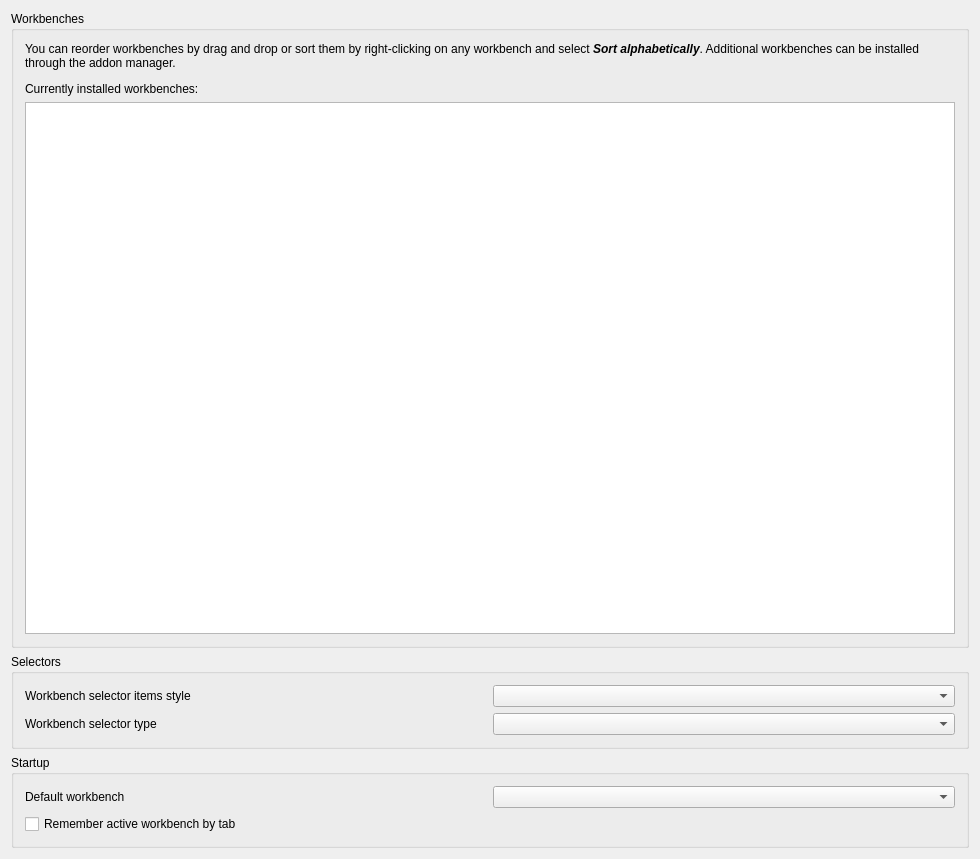
<?xml version="1.0" encoding="UTF-8"?>
<ui version="4.0">
 <class>Gui::Dialog::DlgSettingsWorkbenches</class>
 <widget class="QWidget" name="Gui::Dialog::DlgSettingsWorkbenches">
  <property name="geometry">
   <rect>
    <x>0</x>
    <y>0</y>
    <width>980</width>
    <height>859</height>
   </rect>
  </property>
  <property name="windowTitle">
   <string>Available Workbenches</string>
  </property>
  <layout class="QVBoxLayout" name="verticalLayout_3">
   <item>
    <widget class="QGroupBox" name="groupBox">
     <property name="title">
      <string>Workbenches</string>
     </property>
     <layout class="QVBoxLayout" name="verticalLayout_4">
      <item>
       <widget class="QLabel" name="noteLabel">
        <property name="sizePolicy">
         <sizepolicy hsizetype="Preferred" vsizetype="Preferred">
          <horstretch>0</horstretch>
          <verstretch>0</verstretch>
         </sizepolicy>
        </property>
        <property name="minimumSize">
         <size>
          <width>0</width>
          <height>50</height>
         </size>
        </property>
        <property name="text">
         <string>&lt;html&gt;&lt;head/&gt;&lt;body&gt;&lt;p&gt;You can reorder workbenches by drag and drop or sort them by right-clicking on any workbench and select &lt;span style=&quot;  font-weight:600; font-style:italic;&quot;&gt;Sort alphabetically&lt;/span&gt;. Additional workbenches can be installed through the addon manager.&lt;/p&gt;&lt;p&gt;
Currently installed workbenches:&lt;/p&gt;&lt;/body&gt;&lt;/html&gt;</string>
        </property>
        <property name="wordWrap">
         <bool>true</bool>
        </property>
       </widget>
      </item>
      <item>
       <widget class="ListWidgetDragBugFix" name="wbList"/>
      </item>
     </layout>
    </widget>
   </item>
   <item>
    <widget class="QGroupBox" name="groupBox_3">
     <property name="title">
      <string>Selectors</string>
     </property>
     <layout class="QVBoxLayout" name="verticalLayout">
      <item>
       <layout class="QHBoxLayout">
        <property name="spacing">
         <number>6</number>
        </property>
        <property name="leftMargin">
         <number>0</number>
        </property>
        <property name="topMargin">
         <number>0</number>
        </property>
        <property name="rightMargin">
         <number>0</number>
        </property>
        <property name="bottomMargin">
         <number>0</number>
        </property>
        <item>
         <widget class="QLabel" name="WorkbenchSelectorItemLabel">
          <property name="text">
           <string>Workbench selector items style</string>
          </property>
         </widget>
        </item>
        <item>
         <widget class="QComboBox" name="WorkbenchSelectorItem">
          <property name="toolTip">
           <string>Customizes how the items are displayed</string>
          </property>
         </widget>
        </item>
       </layout>
      </item>
      <item>
       <layout class="QHBoxLayout">
        <property name="spacing">
         <number>6</number>
        </property>
        <property name="leftMargin">
         <number>0</number>
        </property>
        <property name="topMargin">
         <number>0</number>
        </property>
        <property name="rightMargin">
         <number>0</number>
        </property>
        <property name="bottomMargin">
         <number>0</number>
        </property>
        <item>
         <widget class="QLabel" name="WorkbenchSelectorTypeLabel">
          <property name="text">
           <string>Workbench selector type</string>
          </property>
         </widget>
        </item>
        <item>
         <widget class="QComboBox" name="WorkbenchSelectorType">
          <property name="toolTip">
           <string>Choose the workbench selector widget type (restart required)</string>
          </property>
         </widget>
        </item>
       </layout>
      </item>
     </layout>
    </widget>
   </item>
   <item>
    <widget class="QGroupBox" name="groupBox_2">
     <property name="title">
      <string>Startup</string>
     </property>
     <layout class="QVBoxLayout" name="verticalLayout_2">
      <item>
       <layout class="QHBoxLayout">
        <property name="spacing">
         <number>6</number>
        </property>
        <property name="leftMargin">
         <number>0</number>
        </property>
        <property name="topMargin">
         <number>0</number>
        </property>
        <property name="rightMargin">
         <number>0</number>
        </property>
        <property name="bottomMargin">
         <number>0</number>
        </property>
        <item>
         <widget class="QLabel" name="autoModuleLabel">
          <property name="text">
           <string>Default workbench</string>
          </property>
         </widget>
        </item>
        <item>
         <widget class="QComboBox" name="AutoloadModuleCombo">
          <property name="toolTip">
           <string>Changes which workbench will be activated and shown
after FuCad launches</string>
          </property>
         </widget>
        </item>
       </layout>
      </item>
      <item>
       <widget class="Gui::PrefCheckBox" name="CheckBox_WbByTab">
        <property name="toolTip">
         <string>Remembers which workbench is active for each tab of the viewport</string>
        </property>
        <property name="text">
         <string>Remember active workbench by tab</string>
        </property>
        <property name="checked">
         <bool>false</bool>
        </property>
        <property name="prefEntry" stdset="0">
         <cstring>SaveWBbyTab</cstring>
        </property>
        <property name="prefPath" stdset="0">
         <cstring>View</cstring>
        </property>
       </widget>
      </item>
     </layout>
    </widget>
   </item>
  </layout>
 </widget>
 <layoutdefault spacing="6" margin="11"/>
 <customwidgets>
  <customwidget>
   <class>Gui::PrefCheckBox</class>
   <extends>QCheckBox</extends>
   <header>Gui/PrefWidgets.h</header>
  </customwidget>
  <customwidget>
   <class>ListWidgetDragBugFix</class>
   <extends>QListWidget</extends>
   <header>ListWidgetDragBugFix.h</header>
  </customwidget>
 </customwidgets>
 <resources/>
 <connections/>
</ui>
